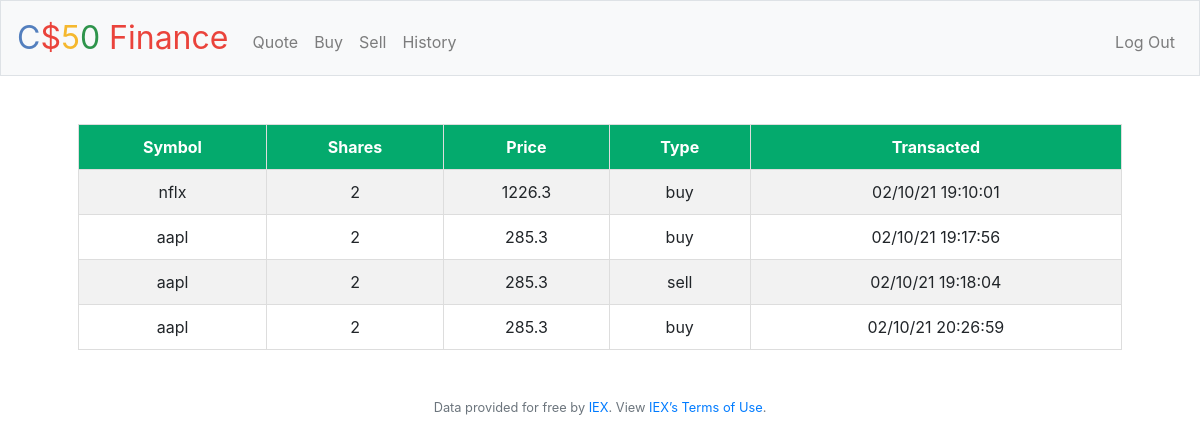
Screenshot of /history (signed in) with the database file from the repository.
### tables this page shows
CREATE TABLE history (id INTEGER, symbol TEXT NOT NULL, shares NUMERIC NOT NULL, price NUMERIC NOT NULL, type TEXT NOT NULL, transacted DATETIME NOT NULL);

### application.py (the view)
@app.route("/history")
@login_required
def history():
    history = db.execute("SELECT * FROM history")
    return render_template("history.html", history=history)
    print(history)

### application.py (called while the page is built)
@app.after_request
def after_request(response):
    response.headers["Cache-Control"] = "no-cache, no-store, must-revalidate"
    response.headers["Expires"] = 0
    response.headers["Pragma"] = "no-cache"
    return response

### helpers.py (called while the page is built)
def login_required(f):
    @wraps(f)
    def decorated_function(*args, **kwargs):
        if session.get("user_id") is None:
            return redirect("/login")
        return f(*args, **kwargs)
    return decorated_function

### templates/history.html (shortened to what this page needs)
{% extends 'layout.html' %}
{% block main %}
    <table style="width:100%" align="center">
        <tr>
            <th>Symbol</th>
            <th>Shares</th>
            <th>Price</th>
            <th>Type</th>
            <th>Transacted</th>
        </tr>
        {% for i in history %}
        <tr>
            <td>{{ i["symbol"] }}</td>
            <td>{{ i["shares"] }}</td>
            <td>{{ i["price"] }}</td>
            <td>{{ i["type"] }}</td>
            <td>{{ i["transacted"] }}</td>
        </tr>
        {% endfor %}
    </table>
{% endblock %}

### templates/layout.html (shortened to what this page needs)
<!DOCTYPE html>
<html lang="en">
    <head>
        <link rel="stylesheet" href="https://cdn.jsdelivr.net/npm/bootstrap@4.5.3/dist/css/bootstrap.min.css">
        <link href="/static/styles.css" rel="stylesheet">
    </head>
    <body>
        <nav class="navbar navbar-expand-md navbar-light bg-light border">
            <a class="navbar-brand" href="/"><span class="blue">C</span><span class="red">$</span><span class="yellow">5</span><span class="green">0</span> <span class="red">Finance</span></a>
            <div class="collapse navbar-collapse" id="navbar">
                {% if session.user_id %}
                    <ul class="navbar-nav mr-auto mt-2">
                        <li class="nav-item"><a class="nav-link" href="/quote">Quote</a></li>
                        <li class="nav-item"><a class="nav-link" href="/buy">Buy</a></li>
                        <li class="nav-item"><a class="nav-link" href="/sell">Sell</a></li>
                        <li class="nav-item"><a class="nav-link" href="/history">History</a></li>
                    </ul>
                    <ul class="navbar-nav ml-auto mt-2">
                        <li class="nav-item"><a class="nav-link" href="/logout">Log Out</a></li>
                    </ul>
                {% else %}
                    <ul class="navbar-nav ml-auto mt-2">
                        <li class="nav-item"><a class="nav-link" href="/register">Register</a></li>
                        <li class="nav-item"><a class="nav-link" href="/login">Log In</a></li>
                    </ul>
                {% endif %}
            </div>
        </nav>
        <main class="container p-5">
            {% block main %}{% endblock %}
        </main>
        <footer class="small text-center text-muted">
            Data provided for free by <a href="https://iextrading.com/developer">IEX</a>. View <a href="https://iextrading.com/api-exhibit-a/">IEX’s Terms of Use</a>.
        </footer>
    </body>
</html>

### static/styles.css (style rules this page uses)
table { border-collapse: collapse; }
th { color : white; background-color: #04aa6d; }
th, td { border: 1px solid #ddd; padding: 10px; }
tr:nth-child(even) { background-color: #f2f2f2; }
nav .navbar-brand { font-size: xx-large; }
nav .navbar-brand .blue { color: #537fbe; }
nav .navbar-brand .red { color: #ea433b; }
nav .navbar-brand .yellow { color: #f5b82e; }
nav .navbar-brand .green { color: #2e944b; }
main { overflow-x: auto; text-align: center; }

### rows the page displays
history: symbol "nflx", shares "2", price "1226.3", type "buy", transacted "02/10/21 19:10:01"
history: symbol "aapl", shares "2", price "285.3", type "buy", transacted "02/10/21 19:17:56"
history: symbol "aapl", shares "2", price "285.3", type "sell", transacted "02/10/21 19:18:04"
history: symbol "aapl", shares "2", price "285.3", type "buy", transacted "02/10/21 20:26:59"
